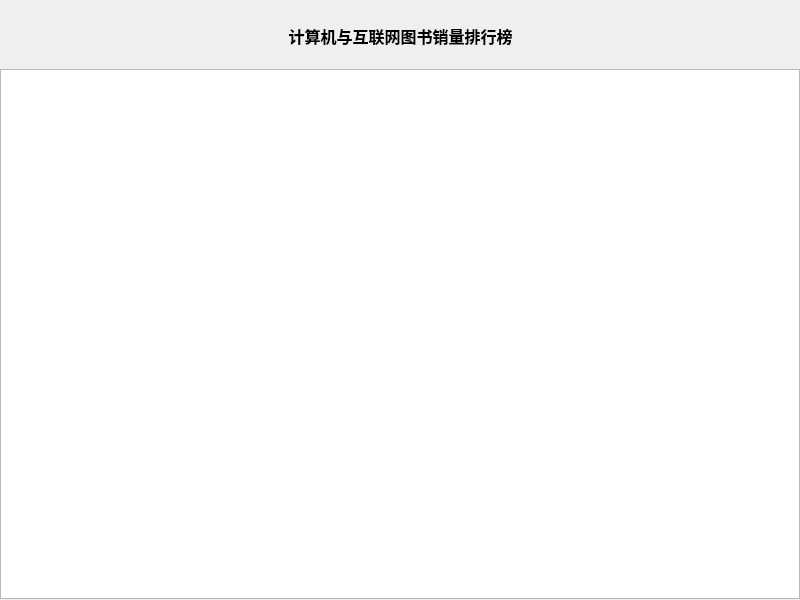
<?xml version="1.0" encoding="UTF-8"?>
<ui version="4.0">
 <class>MainWindow</class>
 <widget class="QMainWindow" name="MainWindow">
  <property name="geometry">
   <rect>
    <x>0</x>
    <y>0</y>
    <width>800</width>
    <height>600</height>
   </rect>
  </property>
  <property name="minimumSize">
   <size>
    <width>800</width>
    <height>600</height>
   </size>
  </property>
  <property name="maximumSize">
   <size>
    <width>800</width>
    <height>600</height>
   </size>
  </property>
  <property name="windowTitle">
   <string>销量排行榜</string>
  </property>
  <widget class="QWidget" name="centralwidget">
   <widget class="QLabel" name="label">
    <property name="geometry">
     <rect>
      <x>0</x>
      <y>0</y>
      <width>801</width>
      <height>71</height>
     </rect>
    </property>
    <property name="font">
     <font>
      <pointsize>12</pointsize>
      <weight>75</weight>
      <bold>true</bold>
     </font>
    </property>
    <property name="text">
     <string>计算机与互联网图书销量排行榜</string>
    </property>
    <property name="alignment">
     <set>Qt::AlignCenter</set>
    </property>
   </widget>
   <widget class="QTableWidget" name="tableWidget">
    <property name="geometry">
     <rect>
      <x>0</x>
      <y>69</y>
      <width>800</width>
      <height>530</height>
     </rect>
    </property>
   </widget>
  </widget>
 </widget>
 <resources/>
 <connections/>
</ui>
